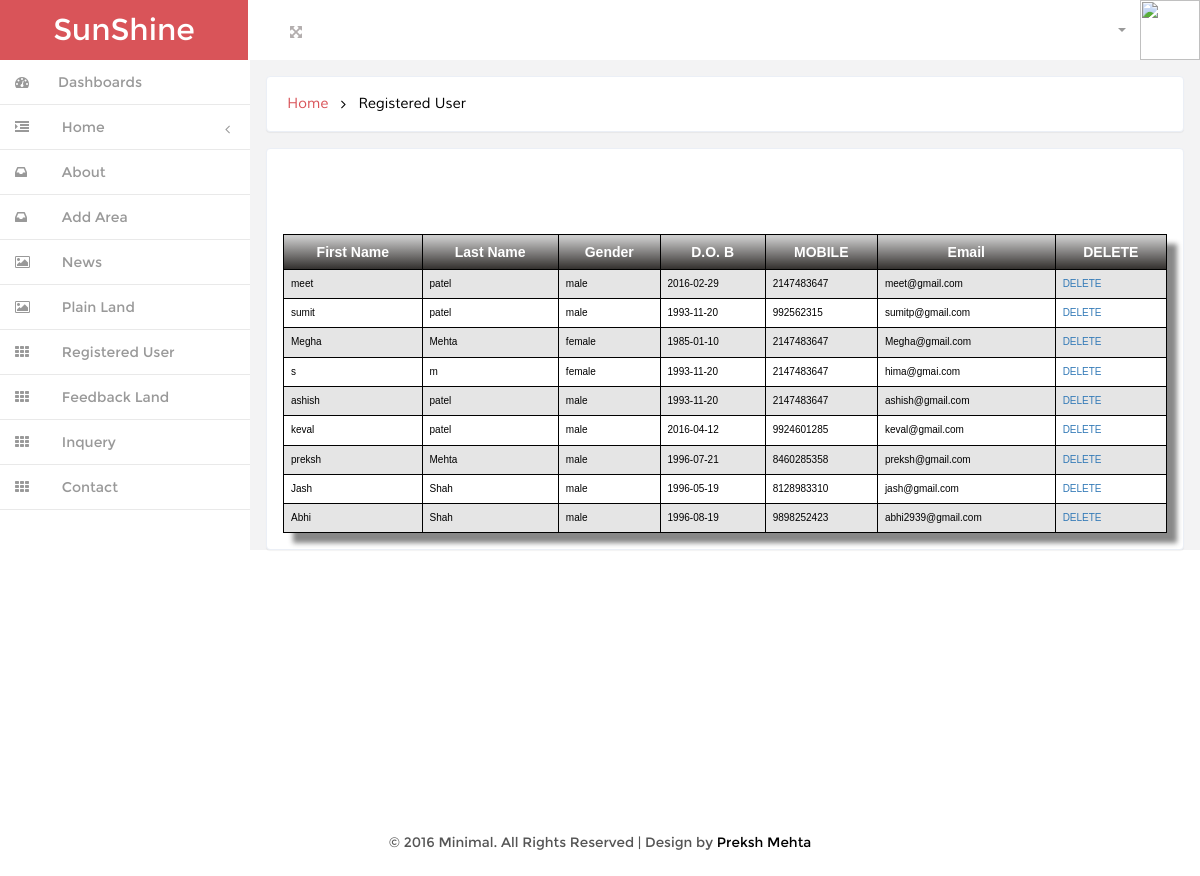
/admin/manage_user.php (signed in), run on the app's committed database.
### tables this page shows
CREATE TABLE IF NOT EXISTS `registration` (
  `id` int(10) NOT NULL AUTO_INCREMENT,
  `fname` varchar(15) NOT NULL,
  `lname` varchar(15) NOT NULL,
  `gender` varchar(10) NOT NULL,
  `dob` date NOT NULL,
  `mobo` varchar(13) NOT NULL,
  `emaill` varchar(25) NOT NULL,
  `pass` varchar(25) NOT NULL,
  PRIMARY KEY (`id`)
);

### admin/manage_user.php (the view, shortened to what this page needs)
<!DOCTYPE HTML>
<html>
<head>
<link href="css/bootstrap.min.css" rel='stylesheet' type='text/css' />
<link href="css/style.css" rel='stylesheet' type='text/css' />
<link href="css/font-awesome.css" rel="stylesheet">
<link href="css/custom.css" rel="stylesheet">
</head>
<body>
<?php require_once 'header.php'; ?>
	  <?php require_once 'sidebar.php'; ?>
<div id="wrapper">
		 <div id="page-wrapper" class="gray-bg dashbard-1">
       <div class="content-main">
		   <div class="banner">
				<h2>
				<a href="index.php">Home</a>
				<i class="fa fa-angle-right"></i>
				<span>Registered User</span>
				</h2>
		    </div>
 	<div class="asked">
			<form action="" method="post" enctype="multipart/form-data">
				</table><br/><br/><br/>
				<div class="CSSTableGenerator" >
				<table >
                    <tr>
                        <td>
                            First Name
                        </td>
                        <td >
                            Last Name
                        </td>
						<td >
                            Gender
                        </td>
                        <td>
                            D.O. B
                        </td>
						<td>
                            MOBILE
                        </td>
                        <td >
                            Email
                        </td>
                        <td>
                            DELETE
                        </td>
                    </tr>
				<?php
						$o=mysql_query("select * from registration");
						while($d=mysql_fetch_array($o))
						{
					?>
						<tr>
							<td><?php echo $d['fname'];?></td>
							<td><?php echo $d['lname'];?></td>
							<td><?php echo $d['gender'];?></td>
							<td><?php echo $d['dob'];?></td>
							<td><?php echo $d['mobo'];?></td>
							<td><?php echo $d['emaill'];?></td>
							<td><a href="del_user.php?id=<?php echo $d['id'];?>">DELETE</a></td>
						</tr>
					<?php
						}
					?>
				</table>
			</form>
	</div>
		</div>
		</div>
       </div>
<div class="copy">
            <p> &copy; 2016 Minimal. All Rights Reserved | Design by <a href="http://w3layouts.com/" target="_blank">Preksh Mehta </a> </p>
	    </div>
		</div>
</body>
</html>

### admin/css/style.css (style rules this page uses)
h4, h5, h6, h1, h2, h3 { margin: 0; }
p { margin: 0; }
html, body { font-family:'Montserrat-Regular'; font-size: 100%; background:#F3F3F4; overflow-x: hidden; }
body a { transition:0.5s all; -webkit-transition:0.5s all; -moz-transition:0.5s all; -o-transition:0.5s all; -ms-transition:0.5s all; }
div#wrapper { background-color: #fff; }
@media (min-width: 768px) { #page-wrapper { position: inherit; margin: 0 0 0 240px; min-height: 1000px; } }
.content-main { background-color: #F3F3F4; padding-top: 1em; }
.banner { background: #fff; display: block; margin: 0em 1em ; padding:1em; border: 1px solid #ebeff6; border-color: #ebeff6; border-radius: 4px; -webkit-border-radius: 4px; -o-border-radius: 4px; -moz-border-radius: 4px; -ms-border-radius: 4px; -webkit-box-shadow: 0 1px 1px rgba(0,0,0,.05); box-shadow: 0 1px 1px rgba(0,0,0,.05); }
.banner h2 { font-size:0.9em; }
.banner h2 a { color:#D95459; text-decoration:none; font-family: 'Muli-Regular'; padding:0.3em ; }
.banner h2 span { color:#000; font-family: 'Muli-Regular'; padding:0.3em ; }
.banner h2 i { color:#000; vertical-align:middle; padding:0.3em ; }
.asked { padding: 1em; background: #fff; margin: 1em; border: 1px solid #ebeff6; border-radius: 4px; -webkit-border-radius: 4px; -o-border-radius: 4px; -moz-border-radius: 4px; -ms-border-radius: 4px; -webkit-box-shadow: 0 1px 1px rgba(0,0,0,.05); box-shadow: 0 1px 1px rgba(0,0,0,.05); }
.copy { background:#fff; text-align:center; padding:1.5em 0; }
.copy p, .copy-right p { font-size:0.85em; color:#555; }
.copy p a, .copy-right p a { color:#000; }

### admin/css/custom.css (style rules this page uses)
#wrapper { width: 100%; }
#page-wrapper { min-height: 568px; }
@media (min-width:768px) { #page-wrapper { position: inherit; margin: 0 0 0 250px; } }

### admin/manage_user.php (style rules this page uses)
.CSSTableGenerator { margin:0px;padding:0px; width:100%; box-shadow: 10px 10px 5px #888888; border:1px solid #000000; -moz-border-radius-bottomleft:0px; -webkit-border-bottom-left-radius:0px; border-bottom-left-radius:0px; -moz-border-radius-bottomright:0px; -webkit-border-bottom-right-radius:0px; border-bottom-right-radius:0px; -moz-border-radius-topright:0px; -webkit-border-top-right-radius:0px; border-top-right-radius:0px; -moz-border-radius-topleft:0px; -webkit-border-top-left-radius:0px; border-top-left-radius:0px; }
.CSSTableGenerator table { border-collapse: collapse; border-spacing: 0; width:100%; height:100%; margin:0px;padding:0px; }
.CSSTableGenerator tr:last-child td:last-child { -moz-border-radius-bottomright:0px; -webkit-border-bottom-right-radius:0px; border-bottom-right-radius:0px; }
.CSSTableGenerator table tr:first-child td:first-child { -moz-border-radius-topleft:0px; -webkit-border-top-left-radius:0px; border-top-left-radius:0px; }
.CSSTableGenerator table tr:first-child td:last-child { -moz-border-radius-topright:0px; -webkit-border-top-right-radius:0px; border-top-right-radius:0px; }
.CSSTableGenerator tr:last-child td:first-child { -moz-border-radius-bottomleft:0px; -webkit-border-bottom-left-radius:0px; border-bottom-left-radius:0px; }
.CSSTableGenerator tr:nth-child(odd) { background-color:#ffffff; }
.CSSTableGenerator tr:nth-child(even) { background-color:#e5e5e5; }
.CSSTableGenerator td { vertical-align:middle; border:1px solid #000000; border-width:0px 1px 1px 0px; text-align:left; padding:7px; font-size:10px; font-family:Arial; font-weight:normal; color:#000000; }
.CSSTableGenerator tr:last-child td { border-width:0px 1px 0px 0px; }
.CSSTableGenerator tr td:last-child { border-width:0px 0px 1px 0px; }
.CSSTableGenerator tr:last-child td:last-child { border-width:0px 0px 0px 0px; }
.CSSTableGenerator tr:first-child td { background:-o-linear-gradient(bottom, #cccccc 5%, #33302e 100%); background:-webkit-gradient( linear, left top, left bottom, color-stop(0.05, #cccccc), color-stop(1, #33302e) ); background:-moz-linear-gradient( center top, #cccccc 5%, #33302e 100% ); filter:progid:DXImageTransform.Microsoft.gradient(startColorstr="#cccccc", endColorstr="#33302e"); background: -o-linear-gradient(top,#cccccc,33302e); background-color:#cccccc; border:0px solid #000000; text-align:center; border-width:0px 0px 1px 1px; font-size:14px; font-family:Arial; font-weight:bold; color:#ffffff; }
.CSSTableGenerator tr:first-child td:first-child { border-width:0px 0px 1px 0px; }
.CSSTableGenerator tr:first-child td:last-child { border-width:0px 0px 1px 1px; }

### data on the page
registration: fname "meet", lname "patel", gender "male", dob "2016-02-29", mobo "2147483647", emaill "meet@gmail.com"
registration: fname "sumit", lname "patel", gender "male", dob "1993-11-20", mobo "992562315", emaill "sumitp@gmail.com"
registration: fname "Megha", lname "Mehta", gender "female", dob "1985-01-10", mobo "2147483647", emaill "Megha@gmail.com"
registration: fname "s", lname "m", gender "female", dob "1993-11-20", mobo "2147483647", emaill "hima@gmai.com"
registration: fname "ashish", lname "patel", gender "male", dob "1993-11-20", mobo "2147483647", emaill "ashish@gmail.com"
registration: fname "keval", lname "patel", gender "male", dob "2016-04-12", mobo "9924601285", emaill "keval@gmail.com"
registration: fname "preksh", lname "Mehta", gender "male", dob "1996-07-21", mobo "8460285358", emaill "preksh@gmail.com"
registration: fname "Jash", lname "Shah", gender "male", dob "1996-05-19", mobo "8128983310", emaill "jash@gmail.com"
registration: fname "Abhi", lname "Shah", gender "male", dob "1996-08-19", mobo "9898252423", emaill "abhi2939@gmail.com"
